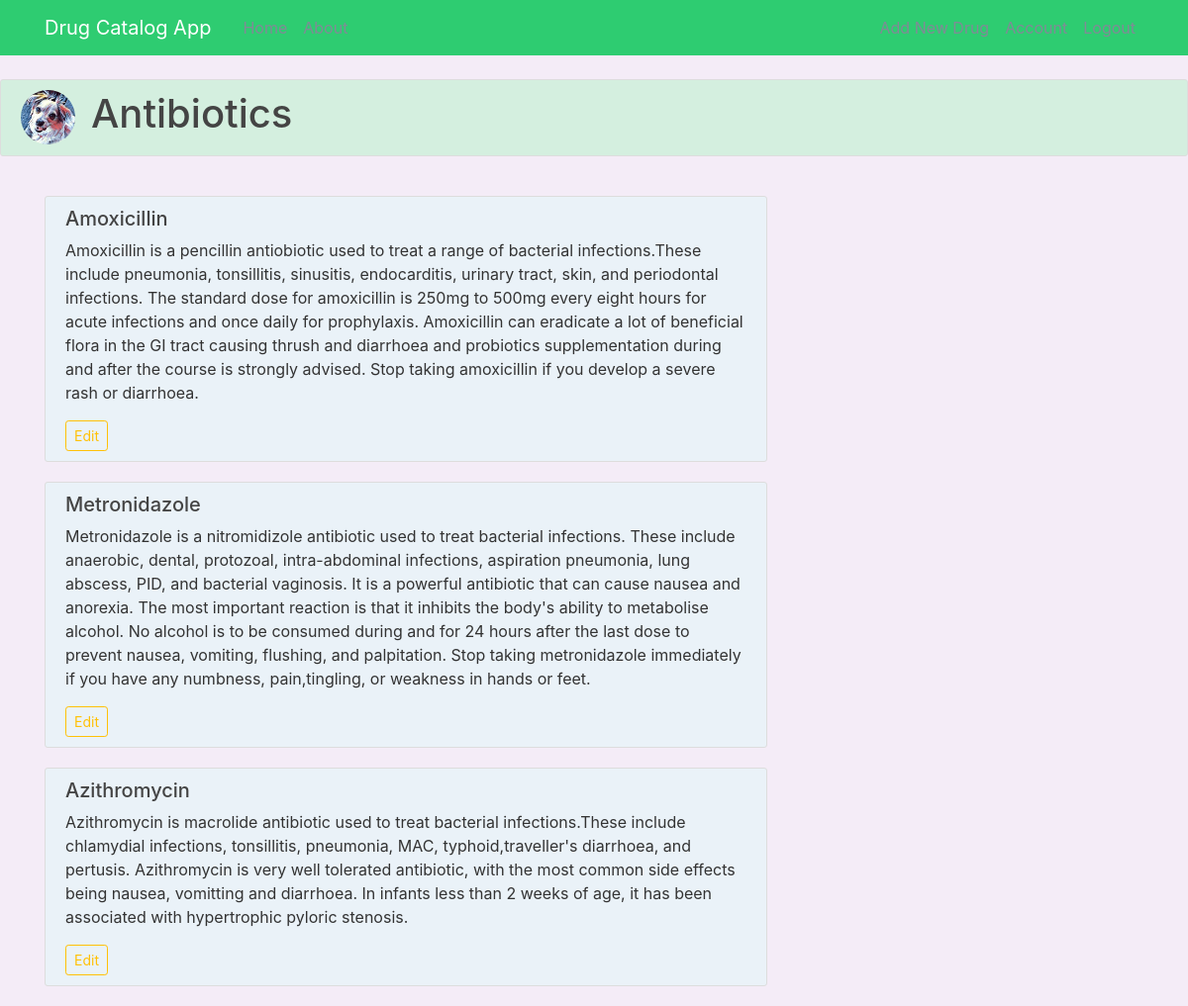
/Antibiotics (signed in), run on the app's committed database.
### database_setup.py (models this page shows, shortened)
class Drug(Base):
    __tablename__ = 'drug'
    name = Column(String(80), nullable=False, primary_key=True)
    drug_class_name = Column(String(80), ForeignKey('drug_class.name'))
    drug_class = relationship(DrugClass)
    user_id = Column(Integer, ForeignKey('user.id'))
    user = relationship(User)
    information = Column(String, nullable=True)

### app.py (the view)
@app.route("/<drug_class>")
@login_required
def show_drugs(drug_class):
    drug_classes = session.query(DrugClass).filter_by(name=drug_class)
    drugs = session.query(Drug).filter_by(drug_class_name=drug_class)
    image_file = url_for('static', filename='profile_pics/' + current_user.image_file)
    return render_template('drugs.html', image_file=image_file, drug_class=drug_class,
                           drugs=drugs, drugclasses=drug_classes)

### app.py (called while the page is built)
@login_manager.user_loader
def load_user(id):
    return session.query(User).get(int(id))

### templates/drugs.html
{% extends "layout.html" %}
{% block content %}
<div class="content-section">
    <div class="media">
        <img class="rounded-circle article-img align-self-right mr-3" src="{{ image_file }}">
            <div class="media-body">
                <h1 class="drugclass-heading">{{drug_class}}
                </h1>
            </div>
    </div>
</div>
{% include "flash.html" %}
{% for drug in drugs %}
<main role="main" class="container">
  <div class="row">
    <div class="col-md-8">
        <div class="drugs">
            <h5>{{drug.name}}</h5>
            <div>
                <p>
                {{drug.information}}
                </p>
            </div>
            <a href="{{ url_for('edit_drug', drug = drug.name, drug_class = drug_class) }}" class="btn btn-outline-warning btn-sm" role="button">Edit</a>
            <br>
        </div>
    </div>
  </div>
</main>
{% endfor %}
{% endblock content %}

### templates/layout.html (shortened to what this page needs)
<!DOCTYPE html>
<html lang="en">
<head>
    <link rel="stylesheet" href="https://stackpath.bootstrapcdn.com/bootstrap/4.2.1/css/bootstrap.min.css">
    <link rel="stylesheet" href="https://use.fontawesome.com/releases/v5.6.3/css/all.css">
    <link rel="stylesheet" type="text/css" href="{{ url_for('static',
	filename='main.css')}}">
    <link rel="stylesheet" type="text/css" href="{{ url_for('static',
	filename='bootstrap-social.css')}}">
  </head>
<body>
<header class="site-header">
  <nav class="navbar navbar-expand-md navbar-dark bg-steel fixed-top">
    <div class="container">
      <a class="navbar-brand mr-4" href="/">Drug Catalog App</a>
      <div class="collapse navbar-collapse" id="navbarToggle">
        <div class="navbar-nav mr-auto">
          <a class="nav-item nav-link" href="{{ url_for('home') }}">Home</a>
          <a class="nav-item nav-link" href="/about">About</a>
        </div>
        <div class="navbar-nav">
            {% if current_user.is_authenticated %}
                <a class="nav-item nav-link" href="{{ url_for('add_drug') }}">Add New Drug</a>
                <a class="nav-item nav-link" href="{{ url_for('account') }}">Account</a>
                <a class="nav-item nav-link" href="{{ url_for('logout') }}">Logout</a>
            {% else %}
                <a class="nav-item nav-link" href="{{ url_for('login') }}">Login</a>
            <a class="nav-item nav-link" href="{{ url_for('register') }}">Register</a>
            {% endif %}
        </div>
      </div>
    </div>
  </nav>
</header>
{% block content %} {% endblock content %}
</body>
</html>

### templates/flash.html (shortened to what this page needs)
<main role="main" class="container">
    <div class="row">
        <div class="col-md-8">
        </div>
    </div>
</main>

### static/main.css (style rules this page uses)
html { background-color: #F4ECF7; }
body { background-color: #F4ECF7; color: #333333; margin-top: 5rem; }
h1, h2, h3, h4, h5, h6 { color: #444444; }
.bg-steel { background-color: #2ECC71; }
.site-header .navbar-nav .nav-link { color: #808B96; }
.content-section { background-color: #D4EFDF; padding: 10px 20px; border: 1px solid #dddddd; border-radius: 3px; margin-bottom: 20px; }
.drugs { background-color: #EAF2F8; padding: 10px 20px; border: 1px solid #dddddd; border-radius: 3px; margin-bottom: 20px; }
.article-img { height: 55px; width: 55px; margin-right: 16px; }
.drugclass-heading { font-size: 2.5rem; }

### data on the page
Drug: name "Amoxicillin", information "Amoxicillin is a pencillin antiobiotic used to treat a range of bacterial infections.These include pneumonia, tonsillitis, sinusitis, endocarditis, urinary tract, skin, and periodontal infections. The standard dose for amoxicillin is 250mg to 500mg every eight hours for acute infections and once daily for prophylaxis. Amoxicillin can eradicate a lot of beneficial flora in the GI tract causing thrush and diarrhoea and probiotics supplementation during and after the course is strongly advised. Stop taking amoxicillin if you develop a severe rash or diarrhoea."
Drug: name "Metronidazole", information "Metronidazole is a nitromidizole antibiotic used to treat bacterial infections. These include anaerobic, dental, protozoal, intra-abdominal infections, aspiration pneumonia, lung abscess, PID, and bacterial vaginosis. It is a powerful antibiotic that can cause nausea and anorexia. The most important reaction is that it inhibits the body's ability to metabolise alcohol. No alcohol is to be consumed during and for 24 hours after the last dose to prevent nausea, vomiting, flushing, and palpitation. Stop taking metronidazole immediately if you have any numbness, pain,tingling, or weakness in hands or feet."
Drug: name "Azithromycin", information "Azithromycin is macrolide antibiotic used to treat bacterial infections.These include chlamydial infections, tonsillitis, pneumonia, MAC, typhoid,traveller's diarrhoea, and pertusis. Azithromycin is very well tolerated antibiotic, with the most common side effects being nausea, vomitting and diarrhoea. In infants less than 2 weeks of age, it has been associated with hypertrophic pyloric stenosis."

### other printed values
{{ drug_class }} "Antibiotics"
